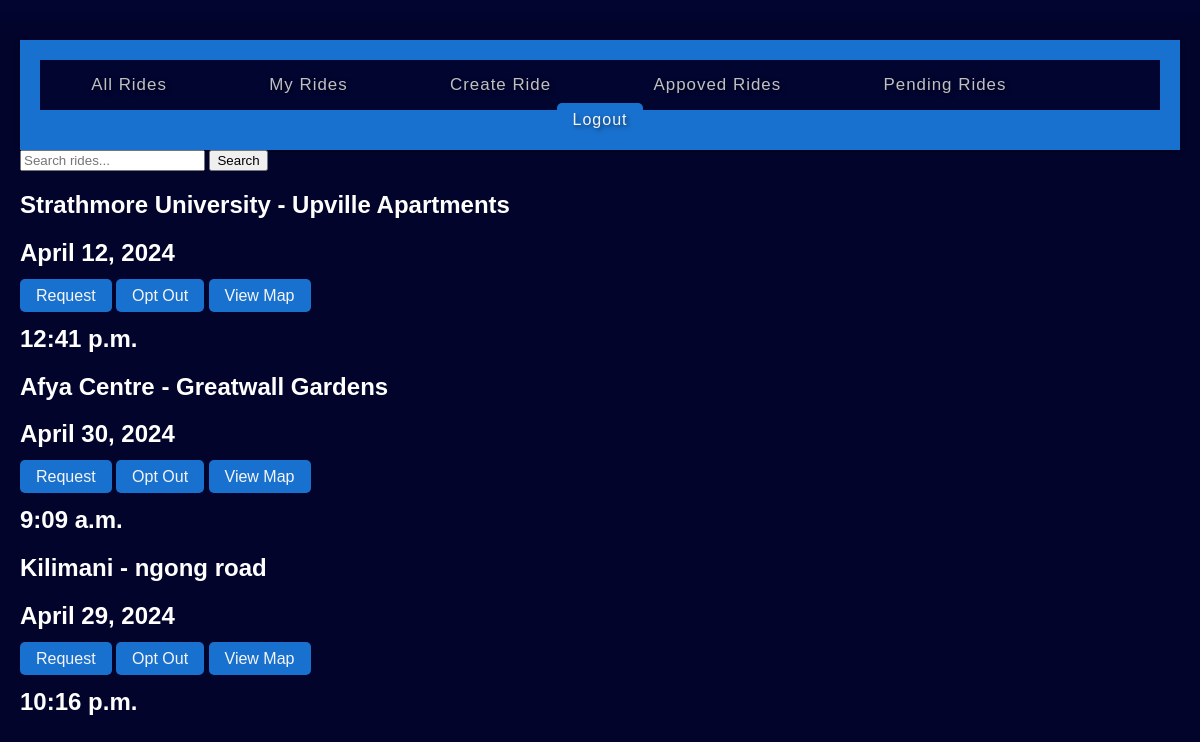
/catalog/allrides/, run on the app's committed database.
### catalog/models.py (models this page shows, shortened)
class Ride(models.Model):
    RideID = models.AutoField(primary_key = True)
    Source_Address = models.CharField(max_length = 128, help_text="")
    Dest_Address = models.CharField(max_length = 128, help_text="")
    NumberPlate = models.CharField(max_length = 128, help_text="")
    DL_No = models.CharField(max_length=100, help_text="")
    date = models.DateField(help_text="")
    time = models.TimeField(help_text="")
    Occupancy = models.IntegerField(help_text="")
    UserName = models.CharField(max_length = 128, help_text="")

### catalog/views.py (the view)
# urls.py: path('allrides/', views.allRides, name = "allRides"),
def allRides(request):
    current_user = request.user.username
    ride_list = []
    rides = Ride.objects.filter()
    for ride in rides:
        if ride.Occupancy > 0:
            ride_list.append(ride)
    context = {'ride_list' : ride_list, 'current_user' : current_user}
    return render(request, 'allRides.html', context)

### catalog/templates/allRides.html
{% extends 'base.html' %}
{% load static %}
{% block content %}
<form action="{% url 'search_rides' %}" method="GET">
    <input type="text" name="query" placeholder="Search rides...">
    <button type="submit">Search</button>
</form>
<link rel="stylesheet" href="{% static 'css\stylesBase1.css' %}">
<div class="bottom">
    {% if ride_list %}
        {% for ride in ride_list %}
            <div class="wrap">
                <div class="ride">
                    <h2 class="neonText">{{ ride.Source_Address }} - {{ ride.Dest_Address }}</h2>
                    <h2 class="neonText">{{ ride.date }}</h2>
                    {% if current_user != ride.UserName %}
                        <div class="buttonDiv">
                            <a href="{% url 'optIn' ride.RideID %}" class="button">Request</a>
                            <a href="{% url 'optOut' ride.RideID %}" class="button">Opt Out</a>
                            <a href="{% url 'map' ride.RideID %}" class="button">View Map</a>
                        </div>
                    {% endif %}
                    <h2 class="neonText">{{ ride.time }}</h2>
                </div>
            </div>
        {% endfor %}
    {% else %}
        <p>No rides found.</p>
    {% endif %}
</div>
{% endblock %}

### catalog/static/css/stylesBase1.css (style rules this page uses)
body { font-family: Arial, sans-serif; margin: 0; padding: 0; background-color:rgb(2, 5, 48) ; color: rgb(255, 255, 255); }
.button, .cta { padding: 8px 16px; background-color: #1971cf; color: whitesmoke; border: none; cursor: pointer; text-decoration: none; font-size: 16px; border-radius: 5px; }

### data on the page
Ride: Source_Address "Strathmore University", Dest_Address "Upville Apartments", date "April 12, 2024", UserName "Request", time "12:41 p.m."
Ride: Source_Address "Afya Centre", Dest_Address "Greatwall Gardens", date "April 30, 2024", UserName "Request", time "9:09 a.m."
Ride: Source_Address "Kilimani", Dest_Address "ngong road", date "April 29, 2024", UserName "Request", time "10:16 p.m."
